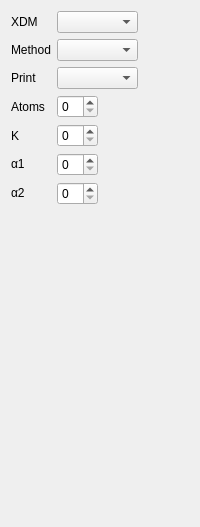
          <widget class="QWidget" name="AdvancedXDM">
           <layout class="QVBoxLayout" name="verticalLayout_46">
            <item>
             <layout class="QGridLayout" name="gridLayout_15">
              <item row="0" column="0">
               <widget class="QLabel" name="label">
                <property name="text">
                 <string>XDM</string>
                </property>
               </widget>
              </item>
              <item row="0" column="1">
               <widget class="QComboBox" name="dftvdw_jobnumber"/>
              </item>
              <item row="1" column="0">
               <widget class="QLabel" name="label_dftvdw_method">
                <property name="text">
                 <string>Method</string>
                </property>
               </widget>
              </item>
              <item row="1" column="1">
               <widget class="QComboBox" name="dftvdw_method"/>
              </item>
              <item row="2" column="0">
               <widget class="QLabel" name="label_dftvdw_print">
                <property name="text">
                 <string>Print</string>
                </property>
               </widget>
              </item>
              <item row="2" column="1">
               <widget class="QComboBox" name="dftvdw_print"/>
              </item>
              <item row="3" column="1">
               <layout class="QHBoxLayout" name="horizontalLayout_28">
                <item>
                 <widget class="QSpinBox" name="dftvdw_mol1natoms"/>
                </item>
                <item>
                 <spacer name="horizontalSpacer_28">
                  <property name="orientation">
                   <enum>Qt::Horizontal</enum>
                  </property>
                  <property name="sizeHint" stdset="0">
                   <size>
                    <width>40</width>
                    <height>20</height>
                   </size>
                  </property>
                 </spacer>
                </item>
               </layout>
              </item>
              <item row="3" column="0">
               <widget class="QLabel" name="label_dftvdw_mol1natoms">
                <property name="text">
                 <string>Atoms</string>
                </property>
               </widget>
              </item>
              <item row="4" column="0">
               <widget class="QLabel" name="label_dftvdw_kai">
                <property name="text">
                 <string>K</string>
                </property>
               </widget>
              </item>
              <item row="4" column="1">
               <layout class="QHBoxLayout" name="horizontalLayout_29">
                <item>
                 <widget class="QSpinBox" name="dftvdw_kai"/>
                </item>
                <item>
                 <spacer name="horizontalSpacer_29">
                  <property name="orientation">
                   <enum>Qt::Horizontal</enum>
                  </property>
                  <property name="sizeHint" stdset="0">
                   <size>
                    <width>40</width>
                    <height>20</height>
                   </size>
                  </property>
                 </spacer>
                </item>
               </layout>
              </item>
              <item row="5" column="0">
               <widget class="QLabel" name="label_dftvdw_alpha1">
                <property name="enabled">
                 <bool>true</bool>
                </property>
                <property name="text">
                 <string>&amp;alpha;1</string>
                </property>
                <property name="textFormat">
                 <enum>Qt::RichText</enum>
                </property>
               </widget>
              </item>
              <item row="6" column="0">
               <widget class="QLabel" name="label_dftvdw_alpha2">
                <property name="enabled">
                 <bool>true</bool>
                </property>
                <property name="text">
                 <string>&amp;alpha;2</string>
                </property>
                <property name="textFormat">
                 <enum>Qt::RichText</enum>
                </property>
               </widget>
              </item>
              <item row="5" column="1">
               <layout class="QHBoxLayout" name="horizontalLayout_30">
                <item>
                 <widget class="QSpinBox" name="dftvdw_alpha1">
                  <property name="enabled">
                   <bool>true</bool>
                  </property>
                 </widget>
                </item>
                <item>
                 <spacer name="horizontalSpacer_30">
                  <property name="orientation">
                   <enum>Qt::Horizontal</enum>
                  </property>
                  <property name="sizeHint" stdset="0">
                   <size>
                    <width>40</width>
                    <height>20</height>
                   </size>
                  </property>
                 </spacer>
                </item>
               </layout>
              </item>
              <item row="6" column="1">
               <layout class="QHBoxLayout" name="horizontalLayout_31">
                <item>
                 <widget class="QSpinBox" name="dftvdw_alpha2">
                  <property name="enabled">
                   <bool>true</bool>
                  </property>
                 </widget>
                </item>
                <item>
                 <spacer name="horizontalSpacer_31">
                  <property name="orientation">
                   <enum>Qt::Horizontal</enum>
                  </property>
                  <property name="sizeHint" stdset="0">
                   <size>
                    <width>40</width>
                    <height>20</height>
                   </size>
                  </property>
                 </spacer>
                </item>
               </layout>
              </item>
              <item row="0" column="2">
               <spacer name="horizontalSpacer_9">
                <property name="orientation">
                 <enum>Qt::Horizontal</enum>
                </property>
                <property name="sizeHint" stdset="0">
                 <size>
                  <width>40</width>
                  <height>20</height>
                 </size>
                </property>
               </spacer>
              </item>
             </layout>
            </item>
            <item>
             <spacer name="verticalSpacer_26">
              <property name="orientation">
               <enum>Qt::Vertical</enum>
              </property>
              <property name="sizeHint" stdset="0">
               <size>
                <width>20</width>
                <height>311</height>
               </size>
              </property>
             </spacer>
            </item>
           </layout>
          </widget>
